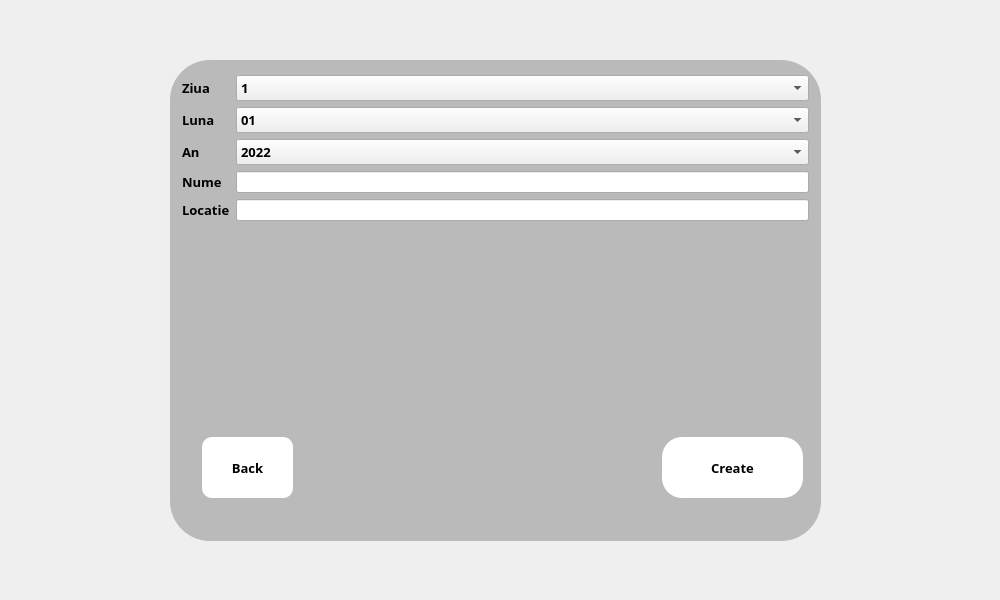
<?xml version="1.0" encoding="UTF-8"?>
<ui version="4.0">
 <class>AddCampaign</class>
 <widget class="QDialog" name="AddCampaign">
  <property name="geometry">
   <rect>
    <x>0</x>
    <y>0</y>
    <width>1000</width>
    <height>600</height>
   </rect>
  </property>
  <property name="windowTitle">
   <string>Dialog</string>
  </property>
  <property name="styleSheet">
   <string notr="true">#AddCampaign{
	border-image: url(:/img/Gears1280.png);

}</string>
  </property>
  <widget class="QGroupBox" name="groupBox">
   <property name="geometry">
    <rect>
     <x>170</x>
     <y>60</y>
     <width>651</width>
     <height>481</height>
    </rect>
   </property>
   <property name="font">
    <font>
     <family>Segoe UI Black</family>
     <pointsize>10</pointsize>
     <bold>true</bold>
    </font>
   </property>
   <property name="styleSheet">
    <string notr="true">#groupBox{
border:0px;
	background-color: rgb(186, 186, 186);
border-radius:40px;

}</string>
   </property>
   <property name="title">
    <string/>
   </property>
   <layout class="QFormLayout" name="formLayout">
    <item row="0" column="0">
     <widget class="QLabel" name="label">
      <property name="font">
       <font>
        <family>Segoe UI Black</family>
        <pointsize>10</pointsize>
        <bold>true</bold>
       </font>
      </property>
      <property name="text">
       <string>Ziua</string>
      </property>
     </widget>
    </item>
    <item row="1" column="0">
     <widget class="QLabel" name="label_4">
      <property name="font">
       <font>
        <family>Segoe UI Black</family>
        <pointsize>10</pointsize>
        <bold>true</bold>
       </font>
      </property>
      <property name="text">
       <string>Luna</string>
      </property>
     </widget>
    </item>
    <item row="1" column="1">
     <widget class="QComboBox" name="month">
      <property name="font">
       <font>
        <family>Segoe UI Black</family>
        <pointsize>10</pointsize>
        <bold>true</bold>
       </font>
      </property>
      <item>
       <property name="text">
        <string>01</string>
       </property>
      </item>
      <item>
       <property name="text">
        <string>02</string>
       </property>
      </item>
      <item>
       <property name="text">
        <string>03</string>
       </property>
      </item>
      <item>
       <property name="text">
        <string>04</string>
       </property>
      </item>
      <item>
       <property name="text">
        <string>05</string>
       </property>
      </item>
      <item>
       <property name="text">
        <string>06</string>
       </property>
      </item>
      <item>
       <property name="text">
        <string>07</string>
       </property>
      </item>
      <item>
       <property name="text">
        <string>08</string>
       </property>
      </item>
      <item>
       <property name="text">
        <string>09</string>
       </property>
      </item>
      <item>
       <property name="text">
        <string>10</string>
       </property>
      </item>
      <item>
       <property name="text">
        <string>11</string>
       </property>
      </item>
      <item>
       <property name="text">
        <string>12</string>
       </property>
      </item>
     </widget>
    </item>
    <item row="2" column="0">
     <widget class="QLabel" name="label_3">
      <property name="font">
       <font>
        <family>Segoe UI Black</family>
        <pointsize>10</pointsize>
        <bold>true</bold>
       </font>
      </property>
      <property name="text">
       <string>An</string>
      </property>
     </widget>
    </item>
    <item row="2" column="1">
     <widget class="QComboBox" name="year">
      <property name="font">
       <font>
        <family>Segoe UI Black</family>
        <pointsize>10</pointsize>
        <bold>true</bold>
       </font>
      </property>
      <item>
       <property name="text">
        <string>2022</string>
       </property>
      </item>
      <item>
       <property name="text">
        <string>2023</string>
       </property>
      </item>
      <item>
       <property name="text">
        <string>2024</string>
       </property>
      </item>
     </widget>
    </item>
    <item row="3" column="0">
     <widget class="QLabel" name="label_5">
      <property name="font">
       <font>
        <family>Segoe UI Black</family>
        <pointsize>10</pointsize>
        <bold>true</bold>
       </font>
      </property>
      <property name="text">
       <string>Nume</string>
      </property>
     </widget>
    </item>
    <item row="4" column="0">
     <widget class="QLabel" name="label_2">
      <property name="font">
       <font>
        <family>Segoe UI Black</family>
        <pointsize>10</pointsize>
        <bold>true</bold>
       </font>
      </property>
      <property name="text">
       <string>Locatie</string>
      </property>
     </widget>
    </item>
    <item row="0" column="1">
     <widget class="QComboBox" name="day">
      <property name="font">
       <font>
        <family>Segoe UI Black</family>
        <pointsize>10</pointsize>
        <bold>true</bold>
       </font>
      </property>
      <item>
       <property name="text">
        <string>1</string>
       </property>
      </item>
      <item>
       <property name="text">
        <string>2</string>
       </property>
      </item>
      <item>
       <property name="text">
        <string>3</string>
       </property>
      </item>
      <item>
       <property name="text">
        <string>4</string>
       </property>
      </item>
      <item>
       <property name="text">
        <string>5</string>
       </property>
      </item>
      <item>
       <property name="text">
        <string>6</string>
       </property>
      </item>
      <item>
       <property name="text">
        <string>7</string>
       </property>
      </item>
      <item>
       <property name="text">
        <string>8</string>
       </property>
      </item>
      <item>
       <property name="text">
        <string>9</string>
       </property>
      </item>
      <item>
       <property name="text">
        <string>10</string>
       </property>
      </item>
      <item>
       <property name="text">
        <string>11</string>
       </property>
      </item>
      <item>
       <property name="text">
        <string>12</string>
       </property>
      </item>
      <item>
       <property name="text">
        <string>13</string>
       </property>
      </item>
      <item>
       <property name="text">
        <string>14</string>
       </property>
      </item>
      <item>
       <property name="text">
        <string>15</string>
       </property>
      </item>
      <item>
       <property name="text">
        <string>16</string>
       </property>
      </item>
      <item>
       <property name="text">
        <string>17</string>
       </property>
      </item>
      <item>
       <property name="text">
        <string>18</string>
       </property>
      </item>
      <item>
       <property name="text">
        <string>19</string>
       </property>
      </item>
      <item>
       <property name="text">
        <string>20</string>
       </property>
      </item>
      <item>
       <property name="text">
        <string>21</string>
       </property>
      </item>
      <item>
       <property name="text">
        <string>22</string>
       </property>
      </item>
      <item>
       <property name="text">
        <string>23</string>
       </property>
      </item>
      <item>
       <property name="text">
        <string>24</string>
       </property>
      </item>
      <item>
       <property name="text">
        <string>25</string>
       </property>
      </item>
      <item>
       <property name="text">
        <string>26</string>
       </property>
      </item>
      <item>
       <property name="text">
        <string>27</string>
       </property>
      </item>
      <item>
       <property name="text">
        <string>28</string>
       </property>
      </item>
      <item>
       <property name="text">
        <string>29</string>
       </property>
      </item>
      <item>
       <property name="text">
        <string>30</string>
       </property>
      </item>
      <item>
       <property name="text">
        <string>31</string>
       </property>
      </item>
     </widget>
    </item>
    <item row="5" column="0" colspan="2">
     <widget class="QGroupBox" name="groupBox_2">
      <property name="sizePolicy">
       <sizepolicy hsizetype="Expanding" vsizetype="Expanding">
        <horstretch>0</horstretch>
        <verstretch>0</verstretch>
       </sizepolicy>
      </property>
      <property name="styleSheet">
       <string notr="true">#groupBox_2{

border:0px;


}</string>
      </property>
      <property name="title">
       <string/>
      </property>
      <widget class="QPushButton" name="pushButton">
       <property name="geometry">
        <rect>
         <x>480</x>
         <y>210</y>
         <width>141</width>
         <height>61</height>
        </rect>
       </property>
       <property name="font">
        <font>
         <family>Segoe UI Black</family>
         <pointsize>10</pointsize>
         <bold>true</bold>
        </font>
       </property>
       <property name="styleSheet">
        <string notr="true">#pushButton{

	background-color: rgb(255, 255, 255);
border-radius:20px;

}</string>
       </property>
       <property name="text">
        <string>Create</string>
       </property>
      </widget>
      <widget class="QPushButton" name="pushButton_2">
       <property name="geometry">
        <rect>
         <x>20</x>
         <y>210</y>
         <width>91</width>
         <height>61</height>
        </rect>
       </property>
       <property name="font">
        <font>
         <family>Segoe UI Black</family>
         <pointsize>10</pointsize>
         <bold>true</bold>
        </font>
       </property>
       <property name="styleSheet">
        <string notr="true">#pushButton_2{

	background-color: rgb(255, 255, 255);
border-radius:10px;

}</string>
       </property>
       <property name="text">
        <string>Back</string>
       </property>
      </widget>
     </widget>
    </item>
    <item row="3" column="1">
     <widget class="QLineEdit" name="name"/>
    </item>
    <item row="4" column="1">
     <widget class="QLineEdit" name="location"/>
    </item>
   </layout>
  </widget>
 </widget>
 <resources/>
 <connections/>
</ui>
